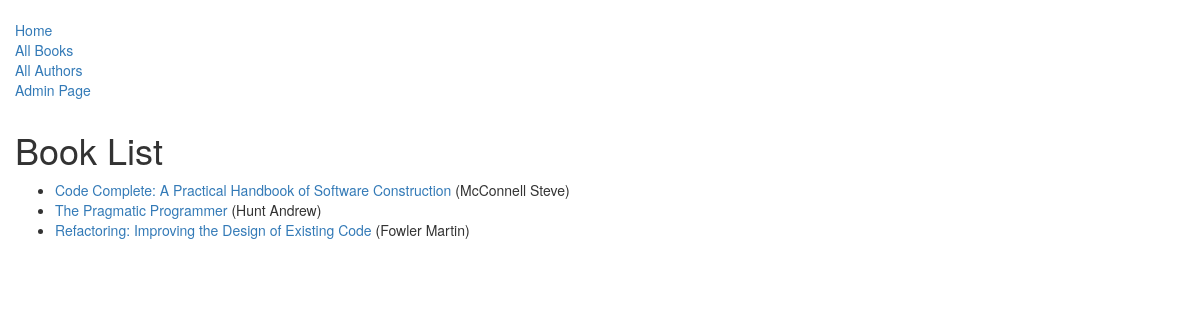
/lib/books, run on the app's committed database.
### lib/models.py (models this page shows, shortened)
class Book(models.Model):
    title =   models.CharField(max_length=200)
    author =  models.ForeignKey(Author , on_delete=models.SET_NULL , null=True)
    summary = models.TextField(max_length=1000)
    isbn =    models.CharField('ISBN' , max_length=13 , help_text='13 character <a href="https://isbnsearch.org/">ISBN Number</a>')
    genre =   models.ManyToManyField('Genre' , help_text="Select a genre for this book")
    def get_absolute_url(self):
        return reverse('lib:book_detail', args=[str(self.id)])
    def display_genre(self):
        return ', '.join([genre.name for genre in self.genre.all()[:3]])
    display_genre.short_description = 'Genre'

class Author(models.Model):
    first_name    = models.CharField(max_length=100)
    last_name     = models.CharField(max_length=100)
    date_of_birth = models.DateField(null=True , blank=True)
    date_of_death = models.DateField('Died', null=True , blank=True)
    def __str__(self):
        return f"{self.last_name} {self.first_name}"

### lib/views.py (the view)
# urls.py: path('books', views.BookListView.as_view(), name='books'),
class BookListView(generic.ListView):
    model = models.Book
    template_name = 'lib/book_list.html'

### lib/templates/lib/book_list.html
{% extends 'lib/base_generic.html' %}
{% block content %}
<h1>Book List</h1>
{% if book_list %}
<ul>
    {% for book in book_list %}
    <li>
        <a href="{{ book.get_absolute_url }}">{{book.title}}</a>
        ({{book.author}})
    </li>
    {% endfor %}
</ul>
{% else %}
<p>There are no books in the library.</p>
{% endif %}
{% endblock %}

### data on the page
Book: title "Code Complete: A Practical Handbook of Software Construction", author "McConnell Steve"
Book: title "The Pragmatic Programmer", author "Hunt Andrew"
Book: title "Refactoring: Improving the Design of Existing Code", author "Fowler Martin"
